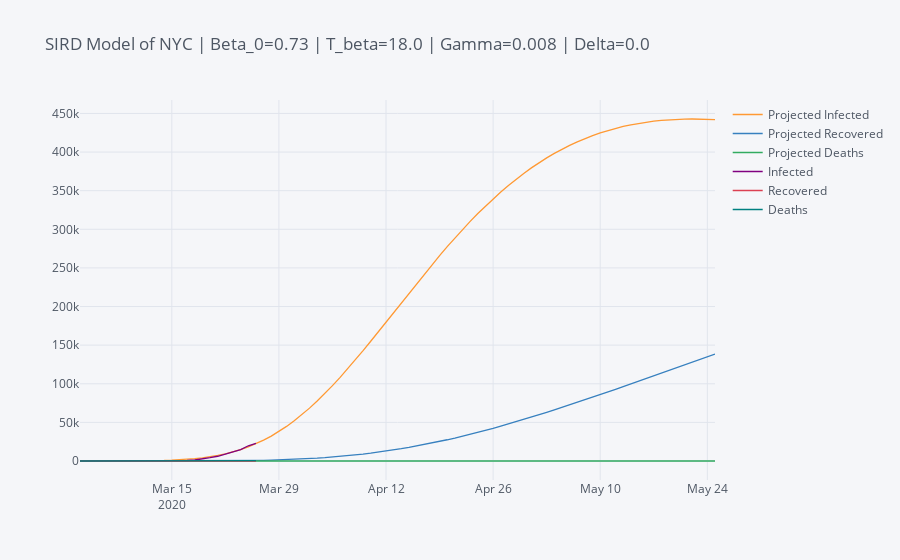
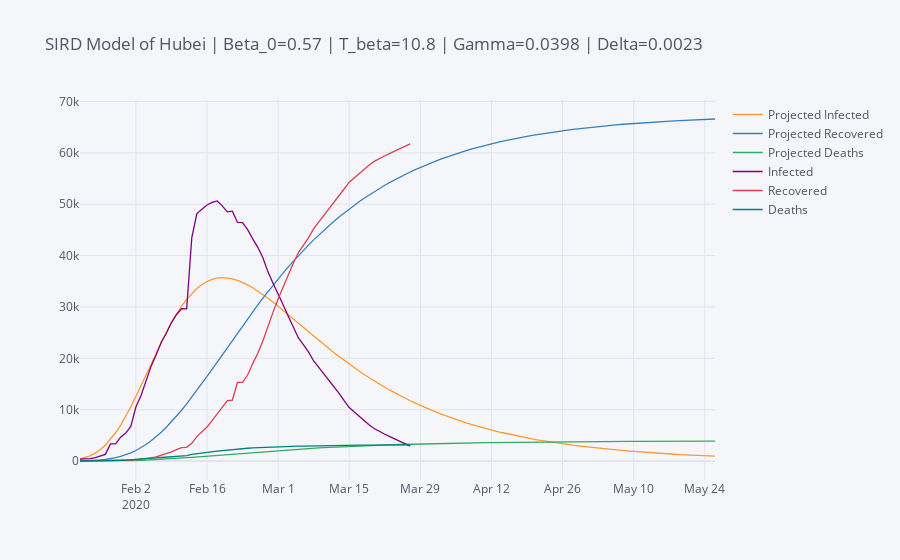
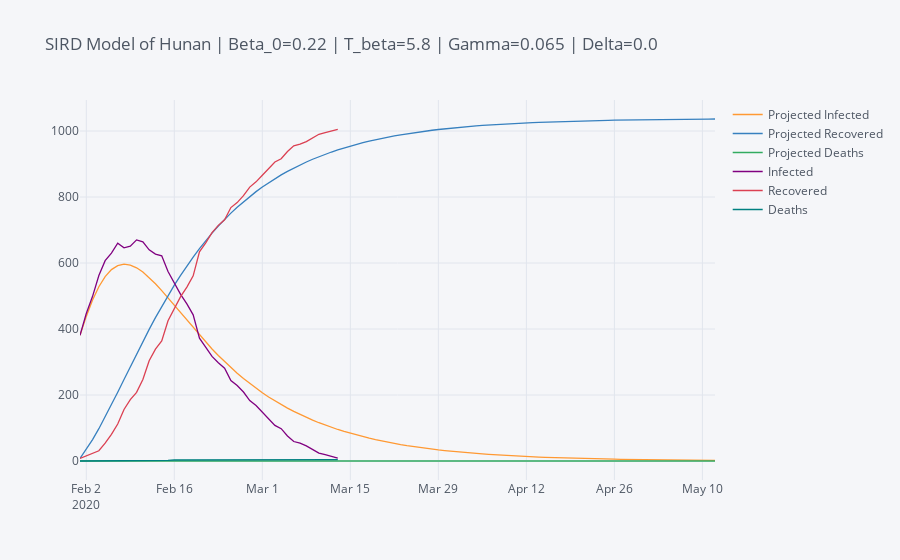
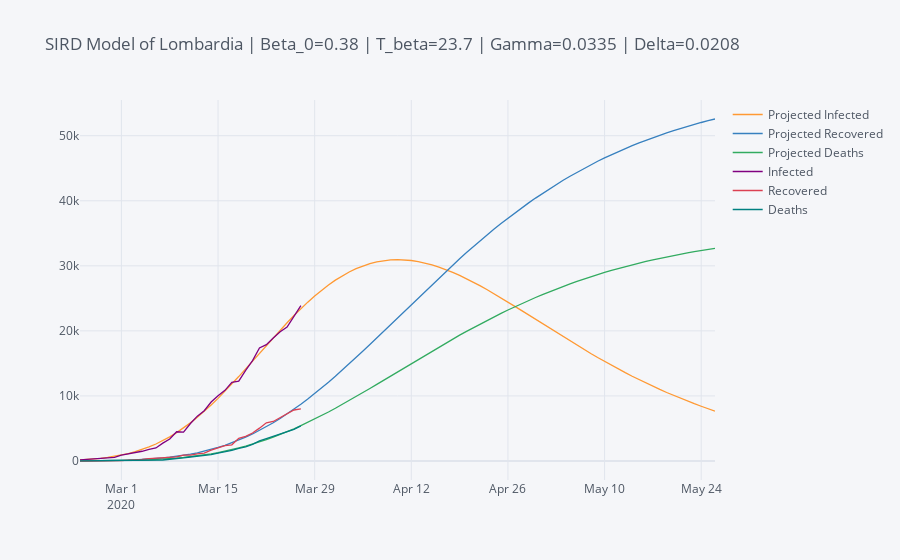

Source (notebook cell) for these figures, in order:
### Markdown cell above
## Ready to Start With SIRD Modeling!

With your clean data in hand you can start using the sird_reg() function as a jumping-off point for your SIRD parameter fitting and modeling!

### Code cell
#Setup boundary conditions for non-linear least-squared optimization (beta_0, t_beta, gamma, delta)
ls_bounds = ([0, 0, 0.008, 0], [1, 60, 1, 0.25]);

def sird_reg(locale_data, locale_pop: int, locale_name: str, t_beta_override = None, ls_bounds=ls_bounds, forecast_days: int = 5, show_ci: bool = True):
    locale_sird = locale_data.copy()
    #Start by converting total confirmed cases to SIRD variables
    locale_sird["Susceptible"] = locale_pop - locale_sird["Confirmed"]
    locale_sird["Infected"] = locale_sird["Confirmed"] - locale_sird["Recovered"] - locale_sird["Deaths"] #- locale_sird["Recovered"]
    locale_sird.drop("Confirmed", axis=1, inplace=True)
    locale_sird = locale_sird[["Susceptible", "Infected", "Recovered", "Deaths"]]
    #Fill NaNs with 0
    locale_sird.fillna(0, inplace=True)
    #Remove rows from prior to first recorded infection
    date_list = locale_sird.index[locale_sird["Infected"] > 1] #for plotting later
    locale_sird = locale_sird[locale_sird["Infected"] > 1]
    #Reset index to days since first recorded infection
    locale_sird.reset_index(drop=True, inplace=True)

    def sird_fn(timepoints, beta_0, t_beta, gamma, delta):
        """
        Define function which will be used for non-linear least-sq fitting 
        Attributes:
            timepoints = timepoints at which to calculate integral of ODE
            beta_0 = initial infxn coeff | t_beta=infxn coeff decay period 
            gamma = recovery coeff | delta = death coeff | x = timepoint
        Returns:
            Flattened integral of [S, I, R, D] at timepoints using initial values from locale_sird
            Must be reshaped below before plotting
        """
        def sird_ode(y_t, t):
            """
            Define system of ODEs to be integrated for SIRD model
            Attributes:
                y_t = y(t) = [S, I, R, D] 
                t = timepoint
            Returns:
                Derivative of y(t) at timepoint t = [dS(t)/dt, dI(t)/dt, dR(t)/dt, dD(t)/dt] 
            """
            
            #beta attenuates over the course of the outbreak
            beta = beta_0 * math.exp(-t / (t_beta if t_beta_override == None else t_beta_override)) 
            ds_dt = -beta * y_t[0] * y_t[1] / locale_pop #Susceptible
            dd_dt = delta * y_t[1] #Deaths
            dr_dt = gamma * y_t[1] #Recovered
            di_dt = -ds_dt - dd_dt - dr_dt #Infected
            return [ds_dt, di_dt, dr_dt, dd_dt]
        #Calculate the integral of the above ODE over the range of timepoints using first data point as initial value
        sird_int = odeint(sird_ode, locale_sird.values[0], timepoints)
        return sird_int.ravel()
    #Use non-linear least-squares optimization to fit parameters to known data
    param_est, param_cov = curve_fit(sird_fn, locale_sird.index.values, locale_sird.values.ravel(),
                                     method="trf", bounds=ls_bounds)
    #compute 1x StDev errors for params using diagonal of covariance matrix
    param_stdev = np.sqrt(np.diag(param_cov))
    #Predict SIRD using model, shape will be 1 x (4*# predicted)
    predicted_data = sird_fn(range(len(locale_sird.index) + forecast_days), *param_est)
    #Reshape into (# predicted, 4)
    predicted_data = predicted_data.reshape(len(locale_sird.index) + forecast_days, 4)
    #Rename columns properly
    predicted_data = pd.DataFrame(predicted_data, columns=["Susceptible", "Infected", "Recovered", "Deaths"])
    #Construct plot dataframe
    plot_data = predicted_data[["Infected", "Recovered", "Deaths"]]
    plot_data.columns = ["Projected Infected", "Projected Recovered", "Projected Deaths"]
    plot_data = plot_data.join(locale_sird[["Infected", "Recovered", "Deaths"]])
    #Convert index back from days since outbreak to dates
    plot_data.index = pd.date_range(date_list[0], pd.to_datetime(date_list[-1]) + timedelta(days=forecast_days)).to_pydatetime()
    #Change t_beta param_est/stdev if using override
    param_est[1] = param_est[1] if t_beta_override == None else t_beta_override
    param_stdev[1] = param_stdev[1] if t_beta_override == None else 0
    #Plot
    plot_data.iplot(title="SIRD Model of %s | Beta_0=%s | T_beta=%s | Gamma=%s | Delta=%s" % (locale_name, param_est[0].round(2), param_est[1].round(1), param_est[2].round(4), param_est[3].round(4)))
    return (param_est, param_stdev, plot_data)
#Collect output from each locales SIRD regression
sird_param_est = []
sird_param_stdev = []
sird_rmse = []
#Define the manual t_beta overrides. If None, will optimize this parameter instead.
#Override useful for early data when quarantine measures not yet or still in process.
t_beta_dict = {"Hubei": None, "Hunan": None, "NYC": 18, "Lombardia": None, "Emilia Romagna": None}
#Iterate over dictionary of locales and their clean dataframes (created above)
for (locale, locale_df) in locale_data.items(): 
    #Run regression and receive parameter estimates/stdevs
    res = sird_reg(locale_df, pop_counts[locale], locale, forecast_days=60, t_beta_override=t_beta_dict[locale])
    #Store parameter estimates and stdev for display later
    sird_param_est.append(res[0])
    sird_param_stdev.append(res[1])
    #Calculate root mean square error (RMSE) for each outcome variable prediction (SIRD)
    plot_data = res[2].dropna()
    infected_rmse = math.sqrt(np.sum((plot_data["Infected"]-plot_data["Projected Infected"]).pow(2))/len(plot_data.index))
    recovered_rmse = math.sqrt(np.sum((plot_data["Recovered"]-plot_data["Projected Recovered"]).pow(2))/len(plot_data.index))
    death_rmse = math.sqrt(np.sum((plot_data["Deaths"]-plot_data["Projected Deaths"]).pow(2))/len(plot_data.index))
    sird_rmse.append([infected_rmse, recovered_rmse, death_rmse])
print("SIRD Regression Parameter Estimates")
display(pd.DataFrame(sird_param_est, index=locale_data.keys(), columns=["Beta_0", "T_beta", "Gamma", "Delta"]))
sird_param_95ci = [zip(np.maximum([0, 0, 0, 0], x - 2*sird_param_stdev[i]).round(5), np.maximum([0, 0, 0, 0], x + 2*sird_param_stdev[i]).round(5)) for i,x in enumerate(sird_param_est)]
print("\n\nSIRD Regression Parameter 95% Confidence Intervals")
display(pd.DataFrame(sird_param_95ci, index=locale_data.keys(), columns=["Beta_0", "T_beta", "Gamma", "Delta"]))
print("\n\nSIRD Outcome RMSEs")
display(pd.DataFrame(sird_rmse, index=locale_data.keys(), columns=["Infected RMSE", "Recovered RMSE", "Deaths RMSE"]))
